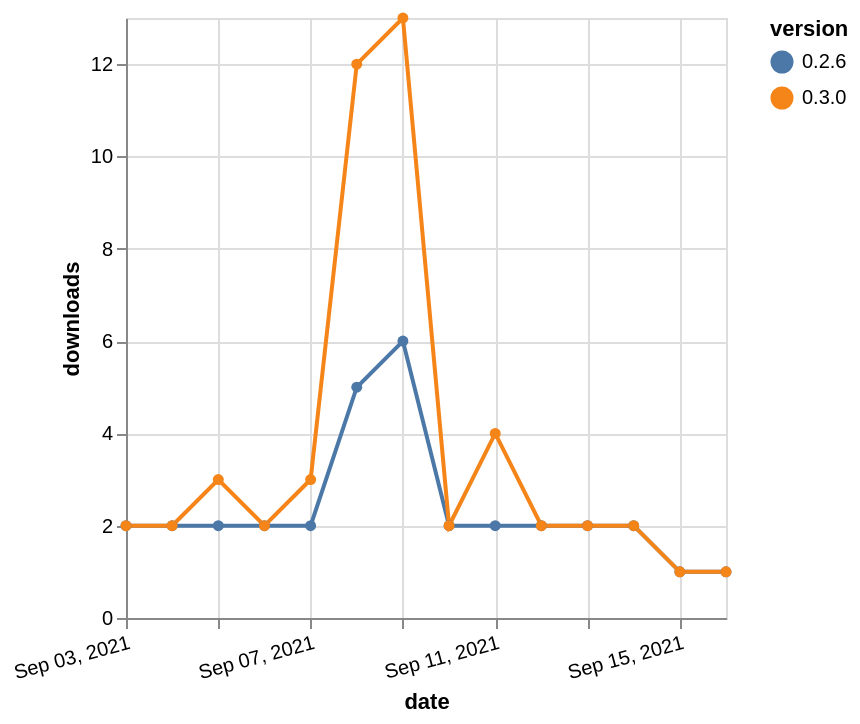

Here is the Vega-Lite specification saved for this chart:
### Vega-Lite specification from a JSON file in a GitHub repository (floating-point values rounded to 4 significant figures)
{"$schema": "https://vega.github.io/schema/vega-lite/v5.json", "description": "A simple bar chart with embedded data.", "data": {"values": [{"date": "2021-09-03", "total": 2748, "delta": 2, "version": "0.2.6"}, {"date": "2021-09-04", "total": 2750, "delta": 2, "version": "0.2.6"}, {"date": "2021-09-05", "total": 2752, "delta": 2, "version": "0.2.6"}, {"date": "2021-09-06", "total": 2754, "delta": 2, "version": "0.2.6"}, {"date": "2021-09-07", "total": 2756, "delta": 2, "version": "0.2.6"}, {"date": "2021-09-08", "total": 2761, "delta": 5, "version": "0.2.6"}, {"date": "2021-09-09", "total": 2767, "delta": 6, "version": "0.2.6"}, {"date": "2021-09-10", "total": 2769, "delta": 2, "version": "0.2.6"}, {"date": "2021-09-11", "total": 2771, "delta": 2, "version": "0.2.6"}, {"date": "2021-09-12", "total": 2773, "delta": 2, "version": "0.2.6"}, {"date": "2021-09-13", "total": 2775, "delta": 2, "version": "0.2.6"}, {"date": "2021-09-14", "total": 2777, "delta": 2, "version": "0.2.6"}, {"date": "2021-09-15", "total": 2778, "delta": 1, "version": "0.2.6"}, {"date": "2021-09-16", "total": 2779, "delta": 1, "version": "0.2.6"}, {"date": "2021-09-03", "total": 3145, "delta": 2, "version": "0.3.0"}, {"date": "2021-09-04", "total": 3147, "delta": 2, "version": "0.3.0"}, {"date": "2021-09-05", "total": 3150, "delta": 3, "version": "0.3.0"}, {"date": "2021-09-06", "total": 3152, "delta": 2, "version": "0.3.0"}, {"date": "2021-09-07", "total": 3155, "delta": 3, "version": "0.3.0"}, {"date": "2021-09-08", "total": 3167, "delta": 12, "version": "0.3.0"}, {"date": "2021-09-09", "total": 3180, "delta": 13, "version": "0.3.0"}, {"date": "2021-09-10", "total": 3182, "delta": 2, "version": "0.3.0"}, {"date": "2021-09-11", "total": 3186, "delta": 4, "version": "0.3.0"}, {"date": "2021-09-12", "total": 3188, "delta": 2, "version": "0.3.0"}, {"date": "2021-09-13", "total": 3190, "delta": 2, "version": "0.3.0"}, {"date": "2021-09-14", "total": 3192, "delta": 2, "version": "0.3.0"}, {"date": "2021-09-15", "total": 3193, "delta": 1, "version": "0.3.0"}, {"date": "2021-09-16", "total": 3194, "delta": 1, "version": "0.3.0"}]}, "width": "container", "mark": {"type": "line", "point": {"filled": true}}, "encoding": {"x": {"field": "date", "type": "temporal", "timeUnit": "yearmonthdate", "title": "date", "axis": {"labelAngle": -15}}, "y": {"field": "delta", "type": "quantitative", "title": "downloads"}, "color": {"field": "version", "type": "nominal"}, "tooltip": {"field": "delta"}}}
